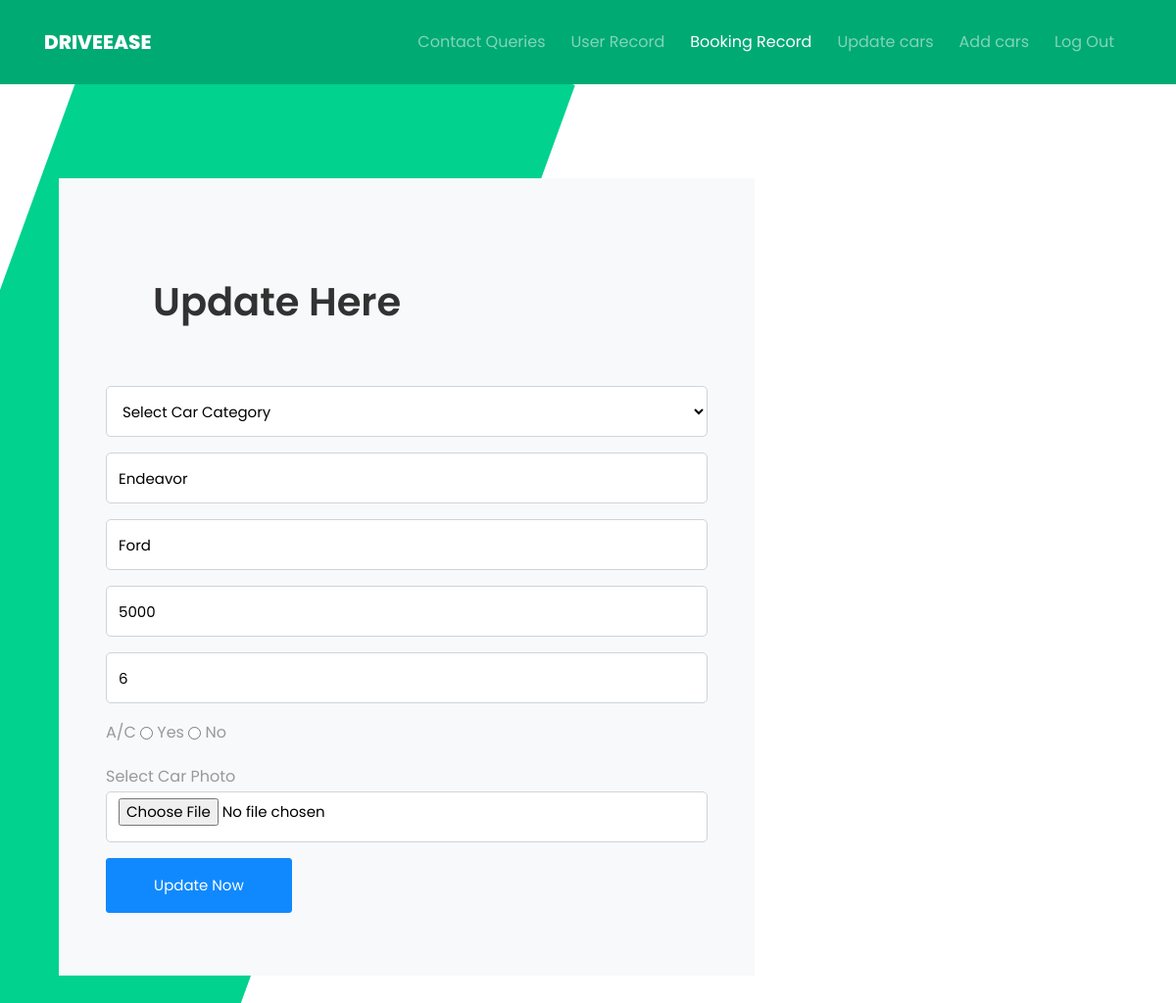
The page /update.php?id=28 on the database its author committed.
### tables this page shows
CREATE TABLE `car` (
  `id` int(11) NOT NULL,
  `car_category` varchar(100) NOT NULL,
  `car_name` varchar(150) NOT NULL,
  `car_comp` varchar(150) NOT NULL,
  `car_price` varchar(100) NOT NULL,
  `car_seat` varchar(100) NOT NULL,
  `car_no` varchar(50) NOT NULL,
  `car_ac` varchar(50) NOT NULL,
  `photo` varchar(255) NOT NULL
);

### update.php (the view, shortened to what this page needs)
<!DOCTYPE html>
<html lang="en">
<head>
    <link rel="stylesheet" href="css/open-iconic-bootstrap.min.css">
    <link rel="stylesheet" href="css/animate.css">
    <link rel="stylesheet" href="css/owl.carousel.min.css">
    <link rel="stylesheet" href="css/owl.theme.default.min.css">
    <link rel="stylesheet" href="css/magnific-popup.css">
    <link rel="stylesheet" href="css/aos.css">
    <link rel="stylesheet" href="css/ionicons.min.css">
    <link rel="stylesheet" href="css/bootstrap-datepicker.css">
    <link rel="stylesheet" href="css/jquery.timepicker.css">
    <link rel="stylesheet" href="css/flaticon.css">
    <link rel="stylesheet" href="css/icomoon.css">
    <link rel="stylesheet" href="css/style.css">
</head>
<body>
<nav class="navbar navbar-expand-lg navbar-dark ftco_navbar ftco-navbar-dark" id="ftco-navbar"
		style="background-color: #00aa73; padding: 20px;">
		<div class="container">
			<a class="navbar-brand" href="ad_index.html">Drive<span>Ease</span></a>
            <div class="collapse navbar-collapse" id="ftco-nav">
                <ul class="navbar-nav ml-auto">
                    <li class="nav-item" style="padding-right: 10px"><a href="ad_index.php" class="nav-link">Contact Queries</a></li>
                    <li class="nav-item" style="padding-right: 10px"><a href="ad_record.php" class="nav-link">User Record</a></li>
                    <li class="nav-item active" style="padding-right: 10px"><a href="bookrec.php" class="nav-link">Booking Record</a></li>
                    <li class="nav-item" style="padding-right: 10px"><a href="ad_car.php" class="nav-link">Update cars</a></li>
                    <li class="nav-item" style="padding-right: 10px"><a href="add.php" class="nav-link">Add cars</a></li>
                    <li class="nav-item" style="padding-right: 10px"><a href="index.html" class="nav-link">Log Out</a></li>
                </ul>
            </div>
        </div>
    </nav>
    <section class="ftco-section ftco-intro">
        <div class="container">
            <div class="formup">
                <div class="col-md-8 block-9 mb-md-5">
                    <form  class="bg-light p-5 contact-form" method="post" name="Register" onsubmit="return validateForm()">
                        <h2 class="bg-light p-5 contact-form" style="font-size: 40px; font-weight: 600; margin-bottom: 0.5rem !important;">Update Here</h2>
                        <?php
                                    include "config.php";
                                    if(isset($_GET['id']))
                                    {
                                        $view = mysqli_query($con,"select * from car where id = '".$_GET['id']."'") or die(mysqli_error($con));
                                        $row = mysqli_fetch_array($view);
                                    }
                                ?>
                        <div class="form-group">
                        <select class="form-control" id="cars" name="car_category">
                            <option class="form-control" value="">Select Car Category</option>
                            </select>
                        </div>
                        <div class="form-group">
                            <input type="varchar" class="form-control"  name="car_name" value = "<?php echo $row['car_name'];?>">
                        </div>
                        <div class="form-group">
                            <input type="varchar" class="form-control" placeholder="Enter Car Company" name="car_comp" value = "<?php echo $row['car_comp'];?>">
                        </div>
                        <div class="form-group">
                            <input type="varchar" class="form-control" placeholder="Enter Price" name="car_price" value = "<?php echo $row['car_price'];?>">
                        </div>
                        <div class="form-group">
                            <input type="varchar" class="form-control" placeholder="Enter No. Of Seats" name="car_seat" value = "<?php echo $row['car_seat'];?>">
                        </div>
                        <div class="form-group">
                            A/C
                            <input type="radio" name="register" value="Yes" class="btn btn-primary py-3 px-5"> Yes
                            <input type="radio" name="register" value="No" class="btn btn-primary py-3 px-5"> No
                        </div>
                        <div class="form-group">
                        Select Car Photo <input type="file" class="form-control" name="photo">
                        </div>
                        <div class="form-group">
                            <input type="submit" name="update" value="Update Now" class="btn btn-primary py-3 px-5">
                        </div>
                    </form>
                </div>
            </div>
        </div>
    </section>
</body>
</html>

### rows shown on the page
car: car_name "Endeavor", car_comp "Ford", car_price "5000", car_seat "6"
